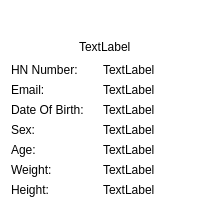
                         <widget class="QWidget" name="patient_info1_widget" native="true">
                          <property name="styleSheet">
                           <string notr="true">background-color: rgb(255, 255, 255);</string>
                          </property>
                          <layout class="QVBoxLayout" name="verticalLayout_6">
                           <item>
                            <layout class="QHBoxLayout" name="horizontalLayout_11">
                             <item>
                              <spacer name="horizontalSpacer_6">
                               <property name="orientation">
                                <enum>Qt::Horizontal</enum>
                               </property>
                               <property name="sizeHint" stdset="0">
                                <size>
                                 <width>68</width>
                                 <height>20</height>
                                </size>
                               </property>
                              </spacer>
                             </item>
                             <item>
                              <widget class="QLabel" name="patient_photo">
                               <property name="text">
                                <string/>
                               </property>
                               <property name="pixmap">
                                <pixmap resource="images.qrc">:/static/icons8-user-48.png</pixmap>
                               </property>
                              </widget>
                             </item>
                             <item>
                              <spacer name="horizontalSpacer_7">
                               <property name="orientation">
                                <enum>Qt::Horizontal</enum>
                               </property>
                               <property name="sizeHint" stdset="0">
                                <size>
                                 <width>88</width>
                                 <height>20</height>
                                </size>
                               </property>
                              </spacer>
                             </item>
                            </layout>
                           </item>
                           <item>
                            <layout class="QHBoxLayout" name="horizontalLayout_10">
                             <item>
                              <spacer name="horizontalSpacer_8">
                               <property name="orientation">
                                <enum>Qt::Horizontal</enum>
                               </property>
                               <property name="sizeHint" stdset="0">
                                <size>
                                 <width>68</width>
                                 <height>20</height>
                                </size>
                               </property>
                              </spacer>
                             </item>
                             <item>
                              <widget class="QLabel" name="patient_name">
                               <property name="text">
                                <string>TextLabel</string>
                               </property>
                              </widget>
                             </item>
                             <item>
                              <spacer name="horizontalSpacer_9">
                               <property name="orientation">
                                <enum>Qt::Horizontal</enum>
                               </property>
                               <property name="sizeHint" stdset="0">
                                <size>
                                 <width>40</width>
                                 <height>20</height>
                                </size>
                               </property>
                              </spacer>
                             </item>
                            </layout>
                           </item>
                           <item>
                            <layout class="QHBoxLayout" name="horizontalLayout_4">
                             <item>
                              <widget class="QLabel" name="label_60">
                               <property name="text">
                                <string>HN Number:</string>
                               </property>
                              </widget>
                             </item>
                             <item>
                              <widget class="QLabel" name="patient_hn_no">
                               <property name="text">
                                <string>TextLabel</string>
                               </property>
                              </widget>
                             </item>
                            </layout>
                           </item>
                           <item>
                            <layout class="QHBoxLayout" name="horizontalLayout_89">
                             <item>
                              <widget class="QLabel" name="label_112">
                               <property name="text">
                                <string>Email:</string>
                               </property>
                              </widget>
                             </item>
                             <item>
                              <widget class="QLabel" name="patient_email_display">
                               <property name="text">
                                <string>TextLabel</string>
                               </property>
                              </widget>
                             </item>
                            </layout>
                           </item>
                           <item>
                            <layout class="QHBoxLayout" name="horizontalLayout_5">
                             <item>
                              <widget class="QLabel" name="label_61">
                               <property name="text">
                                <string>Date Of Birth:</string>
                               </property>
                              </widget>
                             </item>
                             <item>
                              <widget class="QLabel" name="patient_dob">
                               <property name="text">
                                <string>TextLabel</string>
                               </property>
                              </widget>
                             </item>
                            </layout>
                           </item>
                           <item>
                            <layout class="QHBoxLayout" name="horizontalLayout_86">
                             <item>
                              <widget class="QLabel" name="label_13">
                               <property name="text">
                                <string>Sex:</string>
                               </property>
                              </widget>
                             </item>
                             <item>
                              <widget class="QLabel" name="patient_sex">
                               <property name="text">
                                <string>TextLabel</string>
                               </property>
                              </widget>
                             </item>
                            </layout>
                           </item>
                           <item>
                            <layout class="QHBoxLayout" name="horizontalLayout_87">
                             <item>
                              <widget class="QLabel" name="label_14">
                               <property name="text">
                                <string>Age:</string>
                               </property>
                              </widget>
                             </item>
                             <item>
                              <widget class="QLabel" name="patient_age">
                               <property name="text">
                                <string>TextLabel</string>
                               </property>
                              </widget>
                             </item>
                            </layout>
                           </item>
                           <item>
                            <layout class="QHBoxLayout" name="horizontalLayout_6">
                             <item>
                              <widget class="QLabel" name="label_11">
                               <property name="text">
                                <string>Weight:</string>
                               </property>
                              </widget>
                             </item>
                             <item>
                              <widget class="QLabel" name="patient_weight">
                               <property name="text">
                                <string>TextLabel</string>
                               </property>
                              </widget>
                             </item>
                            </layout>
                           </item>
                           <item>
                            <layout class="QHBoxLayout" name="horizontalLayout_7">
                             <item>
                              <widget class="QLabel" name="label_12">
                               <property name="text">
                                <string>Height:</string>
                               </property>
                              </widget>
                             </item>
                             <item>
                              <widget class="QLabel" name="patient_height">
                               <property name="text">
                                <string>TextLabel</string>
                               </property>
                              </widget>
                             </item>
                            </layout>
                           </item>
                          </layout>
                         </widget>
